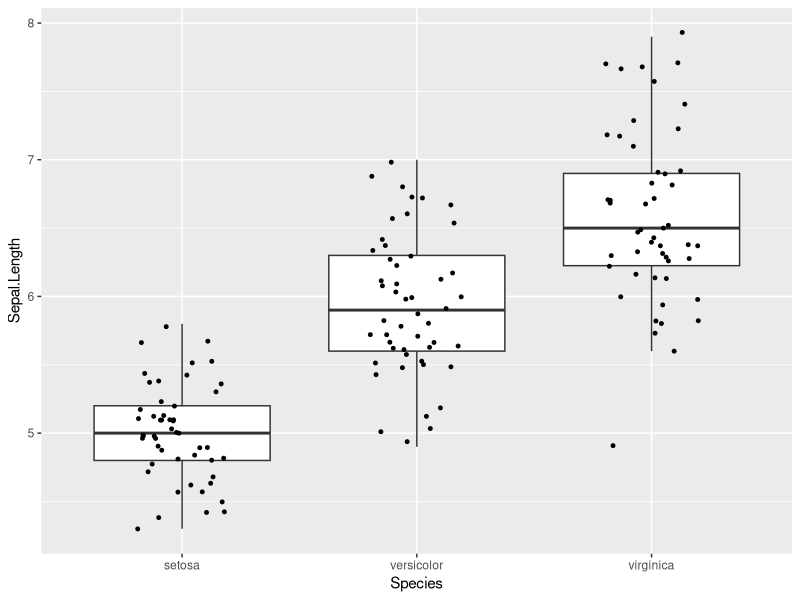

The R script that drew this image:
# load packages
library(tidyverse)

# load iris dataset
data(iris)

# Table: mean sepal length by species
iris %>%
  as_tibble() %>%
  group_by(Species)%>%
  summarize(mean_sepeal_length = mean(Sepal.Length))

# Boxplot sepal length by species
iris %>%
  as_tibble() %>%
  ggplot(aes(x = Species, y = Sepal.Length))+
  geom_boxplot(outlier.shape = NA)+
  geom_jitter(width = 0.2, size = 1)
